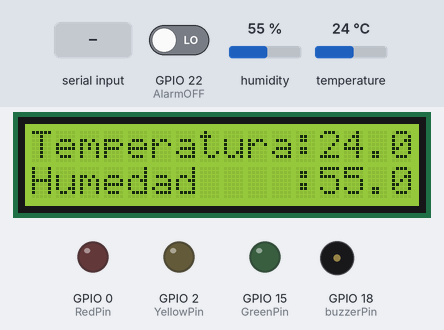
A sketch run on a simulated ESP32. On the bench: 16×2 character LCD, output pins drawn as LEDs (lit = HIGH), buzzer (waves = sounding, pin HIGH). Dashed ring = blinking. Inputs (shaded band) come from the test bench; at power-on: humidity 55 %, temperature 24 °C, GPIO 22 (AlarmOFF) LOW. Nothing arrives over Bluetooth unless stated; what the sketch prints to the serial monitor is not drawn.

Above: at 3.6 s.
3.7 s: "0xFF30CF" received over the second serial link
At 4.1 s:
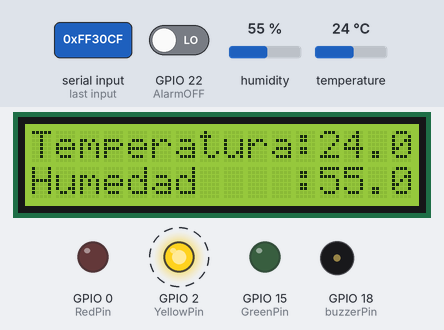
6.7 s: "DESACTIVAR" received over the second serial link
At 6.96 s:
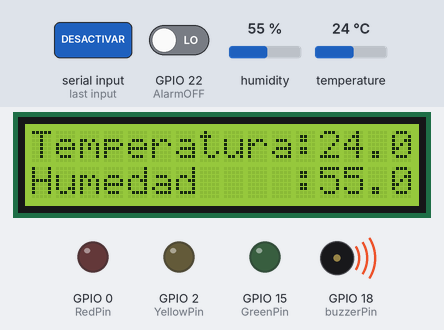
8.5 s: "0xFF18E7" received over the second serial link
At 8.9 s:
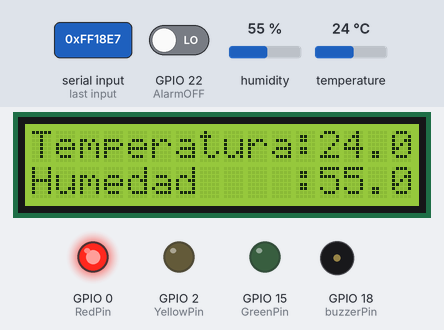
10.5 s: humidity set to 22 %
At 11.4 s:
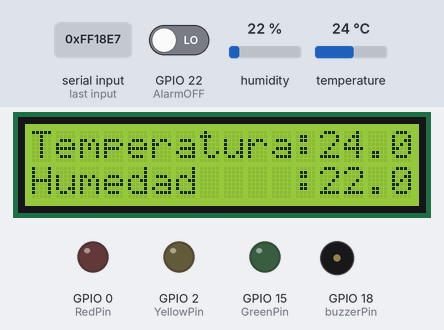
12.0 s: temperature set to 12 °C
At 13.2 s:
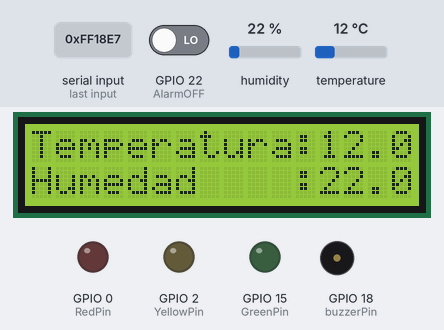
13.5 s: "0xFF6897" received over the second serial link
At 14.7 s:
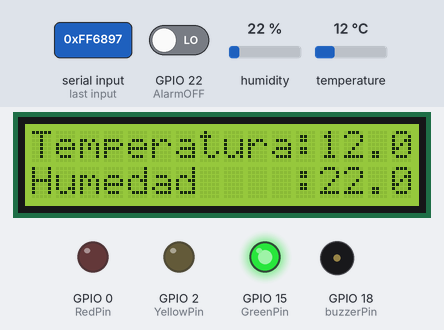
Timing chart, 0 to 18.0 s (numbered marks = the images above; inputs shaded):
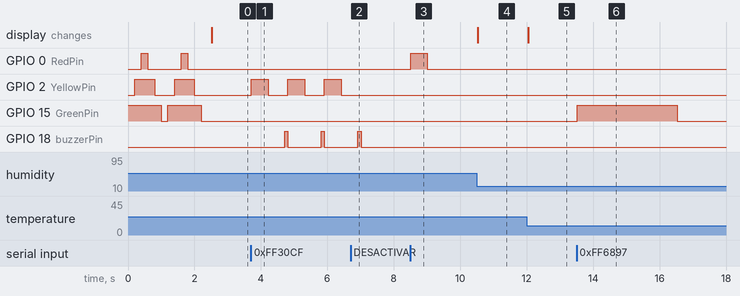

Measured:
- after the input at 3.7 s, GPIO 2 (YellowPin): alternates HIGH for 0.50 s and LOW for 0.60 s, starting at once; GPIO 18 (buzzerPin): alternates HIGH for 0.10 s and LOW for 1.0 s, starting after 1.0 s
- after the input at 6.7 s, GPIO 2 (YellowPin): stays LOW (without the input it goes to HIGH after 0.31 s); GPIO 18 (buzzerPin): goes on until 7.0 s, then stays LOW
- after the input at 8.5 s, GPIO 0 (RedPin): LOW → HIGH at once, → LOW 0.50 s later
- after the input at 10.5 s, the display: changes at once (image 4)
- after the input at 12.0 s, the display: changes after 0.05 s (image 5)
- after the input at 13.5 s, GPIO 15 (GreenPin): LOW → HIGH at once, → LOW 3.0 s later

The sketch:

FinalProgram-NoINF_DEF.ino
```cpp
#include "BluetoothSerial.h"
#include "string.h"
#include <DHTesp.h>
#include <Wire.h>
#include <LiquidCrystal_I2C.h>

#define SDA 13                  // Define SDA pins for LCD Pin 13
#define SCL 14                  // Define SCL pins for LCD Pin 14

DHTesp dht;                       // create dht object
LiquidCrystal_I2C lcd(0x27,16,2); //initialize the LCD
const int dhtPin = 5;                   // the number of the DHT11 sensor pin

BluetoothSerial SerialBT;         // Bluetooth
char buffer[20];
static int count = 0;

unsigned long ModeStandard = 0xFF6897;
unsigned long ModeEmergency = 0xFF30CF;
unsigned long ModeSCR = 0xFF18E7;

const int RedPin = 0;           // Define the traffic light Pin 0
const int YellowPin = 2;        // Define the traffic light Pin 2
const int GreenPin = 15;        // Define the traffic light Pin 15
const int buzzerPin = 18;       // Define the buzzer Pin 18
int Blink;
int delayValue = 100;           // Define the buzzer timer

const int ResPinIN = 4;         // Define resistance WeightSensor Pin 4
int weightVal, mapWeightVal = map(weightVal, 2400, 4100, 0, 100);

const int AlarmOFF = 22;  //ARDp9 //Input Conversor Pin 22
const int AlarmON = 23;   //ARDp8 //Output Conversor Pin 23
bool _AlarmOFF;                     //Varible SCR
bool defuseAlarm = 0;               //Varible emergencias

void lecturaBluetooth();
void lecturaBluetooth1();


void entranceMode(int Blinker = 0, int ColorPin = GreenPin){
  if(Blinker == 0){              // Open Door
    digitalWrite(ColorPin, HIGH);
    delay(3000);
    digitalWrite(ColorPin, LOW);
    delay(500);

  }else if(Blinker == 1){         // Emergency or SCR-Mode
    digitalWrite(ColorPin, HIGH);
    delay(500);
    digitalWrite(ColorPin, LOW);
    delay(500);

  }else if(Blinker == 2){         // Inicio coche fantástico
    for(int i=0; i < Blinker; i++){
      digitalWrite(GreenPin, HIGH);
      delay(200);
      digitalWrite(YellowPin, HIGH);
      delay(200);
      digitalWrite(RedPin, HIGH);
      delay(200);
      digitalWrite(RedPin, LOW);
      delay(200);
      digitalWrite(YellowPin, LOW);
      delay(200);
      digitalWrite(GreenPin, LOW);
      delay(200);
    }
  }
}
bool i2CAddrTest(uint8_t addr) {
  Wire.begin();
  Wire.beginTransmission(addr);
  if (Wire.endTransmission() == 0) {
    return true;
  }
  return false;
}
bool TempHumidityCH(){
  float Hum = dht.getHumidity();
  float Tem = dht.getTemperature();
  if(Hum > 90 || Tem > 50){
    return true;
    Serial.println("Fallo TempYHum");
  }else{
    return false;
  }
}
bool WeightCH(){
  weightVal = analogRead(ResPinIN);                 // La Resistencia es igual a la lectura del sensor, funcionamiento 100g - 10kg
  //mapWeightVal = map(weightVal, 200, 3500, 0, 100);     // Cambiar el rango de la lectura para 220ohm
  mapWeightVal = map(weightVal, 2400, 4100, 0, 1000);      // Cambiar el rango de la lectura para 10Kohm
  if(mapWeightVal > 900){
    Serial.print("Fallo Weight: ");
    Serial.println(weightVal);
    return true;
  }
  return false;
}
int checkSensors(){
  if(TempHumidityCH()){
    return 2; // Emergency
  }else if(WeightCH()){
    return 1; // SCR
  }
  return 0;
}
void TempHumidityLCD(){
  // read DHT11 data and save it
  flag:TempAndHumidity DHT = dht.getTempAndHumidity();
  if (dht.getStatus() != 0) {       //Determine if the read is successful, and if it fails, go back to flag and re-read the data
    goto flag;
  }
  lcd.setCursor(0, 0);              //set the cursor to column 0, line 0
  lcd.print("Temperatura:");
  lcd.print(DHT.temperature);
  lcd.setCursor(0, 1);              //set the cursor to column 0, line 1
  lcd.print("Humedad    :");
  lcd.print(DHT.humidity);
  //delay(2000);

}
void soundAlarm(){
  digitalWrite(buzzerPin, HIGH);
  delay(delayValue);
  digitalWrite(buzzerPin, LOW);
}
void controller(unsigned long value = 0){
  switch (value) {
    case 0xFF6897:      //case 0: modo normal
      //Bucle que haga la función de mostrar en el RGB8 una luz azul y una canción.
      Serial.println("ModeStandard");
      entranceMode();
    break;

    case 0xFF30CF:      //case 1: alarma de incendios
      //Activa una pequeña alarma que funciona al mismo tiempo que una rotatoria amarilla, se desactiva con un pulsador.
      Serial.println("Emergency");
      do{
        entranceMode(1, YellowPin);
        soundAlarm();
        lecturaBluetooth1();
      }while(!defuseAlarm);
      defuseAlarm = 0;
      Serial.println("SALIÓ");
    break;

    case 0xFF18E7:      //case 2: seguridad comprometida
      //Alarma silenciosa, envía un mensaje por bluetooth al usuario y cierra cámara acorazada, se desactiva en la cámara acorazada.
      Serial.println("Fallo de seguridad");
      digitalWrite(AlarmON, HIGH);
      do{
        //Acción
        entranceMode(1, RedPin);
        _AlarmOFF = digitalRead(AlarmOFF);
      }while(_AlarmOFF);
      digitalWrite(AlarmON, LOW);
      Serial.println("CONSEGUIDO! Alarma desactivada ");
    break;

    case DEFAULT:
      Serial.println("CASO DEFAULT");
      delay(1000);
    break;
  }
}
void lecturaBluetooth1(){
  while(SerialBT.available()){
    buffer[count] = SerialBT.read();
    count++;
  }
  if(count>0){
    Serial.print(buffer);
    if(strncmp(buffer, "DESACTIVAR", 10)==0){
      SerialBT.write(SerialBT.print("Alarma Desactivada\n"));
      defuseAlarm = true;
    }
  }
  count=0;
  memset(buffer,0,20);
}
void lecturaBluetooth(){
  while(SerialBT.available()){
    buffer[count] = SerialBT.read();
    count++;
  }
  if(count>0){
    Serial.print(buffer);
    if(strncmp(buffer, "Algo", 4)==0){  // Prueba
      controller();
      Serial.print("CONTROL");
    }
    if(strncmp(buffer, "0xFF6897", 8)==0){
      SerialBT.write(SerialBT.print("Abrir Puerta"));
      controller(ModeStandard);
    }
    if(strncmp(buffer, "0xFF30CF", 8)==0){
      SerialBT.write(SerialBT.print("Alarma de Incendios\n"));
      SerialBT.write(SerialBT.print("OFF para desactivar la alarma\n"));
      controller(ModeEmergency);
    }
    if(strncmp(buffer,"0xFF18E7", 8)==0){
      SerialBT.write(SerialBT.print("Modo3"));
      controller(ModeSCR);
    }

    count=0;
    memset(buffer,0,20);
  }
}


void setup() {
  pinMode(GreenPin, OUTPUT);      // Set lights pinModes
  pinMode(YellowPin, OUTPUT);
  pinMode(RedPin, OUTPUT);
  pinMode(buzzerPin, OUTPUT);     // Set buzzer pinMode
  entranceMode(2);

  Wire.begin(SDA, SCL);           // attach the IIC pin LCD
  if (!i2CAddrTest(0x27)) {
    lcd = LiquidCrystal_I2C(0x3F, 16, 2);
  }
  lcd.init();                     // LCD driver initialization
  lcd.backlight();                // Open the backlight
  dht.setup(dhtPin, DHTesp::DHT11); //attach the dht pin and initialize it

  SerialBT.begin("SCR-Bank"); //Bluetooth device name
  Serial.begin(115200);
  Serial.println("\nThe device started, now you can pair it with bluetooth!");
}

void loop() {
  int Sensors = checkSensors();
  //while(Sensors == 0){
  while(Sensors != 2){ // WeightSensor doesn´t work¿?
    TempHumidityLCD();
    lecturaBluetooth();
  }
  SerialBT.write(SerialBT.print("Alerta!\n"));
  Serial.print(Sensors);
  if (checkSensors() == 1){
    controller(ModeEmergency);
  }else{
    controller(ModeSCR);
  }
  delay(1000);
}
```
